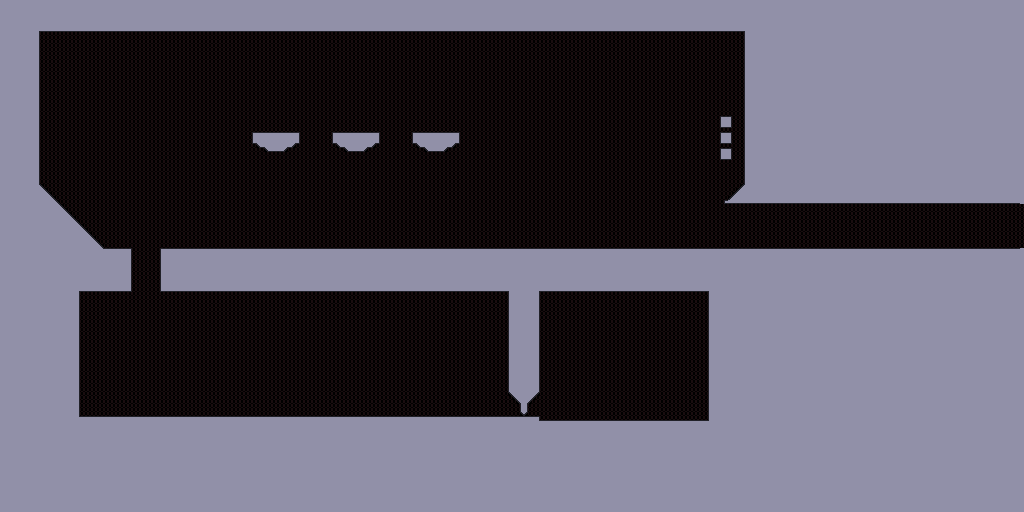

The image is a tile-based game level rendered from a .tmx file. Its description and source (layers, tilesets, objects; grid data summarised) follow:
An orthogonal 256x128 tile map with 4x4 px tiles, 3 tile layers (set, collision, ground), 3 tilesets and 3 objects (0, 4, 5).

<map version="1.4" tiledversion="1.4.2" orientation="orthogonal" renderorder="right-down" width="256" height="128" tilewidth="4" tileheight="4" infinite="0" nextlayerid="3623" nextobjectid="9">
 <tileset firstgid="1" source="Tilesets/set.tsx" />
 <tileset firstgid="65" source="Tilesets/ground.tsx" />
 <tileset firstgid="129" source="Tilesets/coll.tsx" />
 <objectgroup id="3618" name="Objects">
  <object id="1" name="Player" type="0" x="120" y="200" width="7" height="28" />
  <object id="7" name="Crawler" type="4" x="570.583" y="131.834" width="16" height="16" />
  <object id="8" name="Entrance" type="5" x="912" y="204" width="16" height="44">
   <properties>
    <property name="entrId" type="int" value="0" />
   </properties>
  </object>
 </objectgroup>
 <layer id="1" name="set" width="256" height="128" opacity="0.2">
  <properties>
   <property name="DeleteTiles" type="bool" value="true" />
  </properties>
  <data>[32768 cells, 32768 non-empty, 19 distinct tile ids]</data>
 </layer>
 <layer id="3621" name="collision" width="256" height="128">
  <data>[32768 cells, 18066 non-empty, 18 distinct tile ids]</data>
 </layer>
 <layer id="3622" name="ground" width="256" height="128" opacity="0.7">
  <data>[32768 cells, 18066 non-empty, 18 distinct tile ids]</data>
 </layer>
</map>
